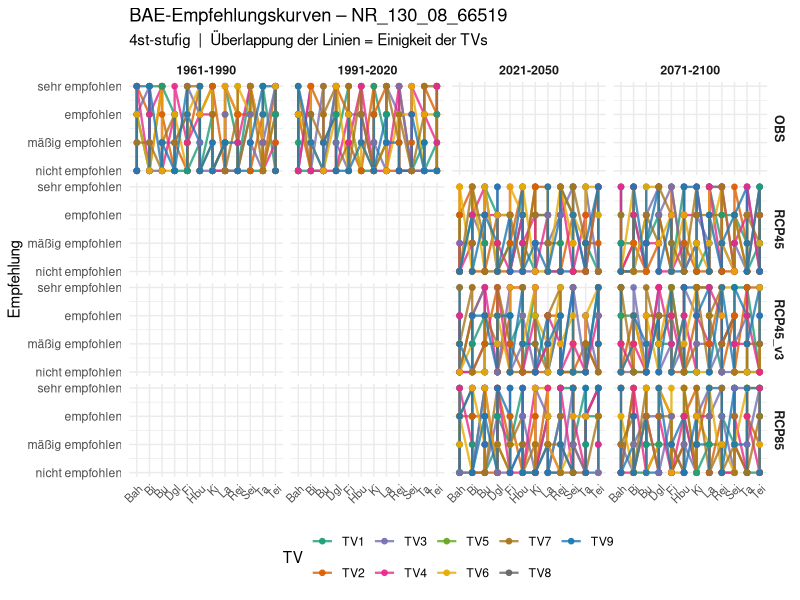
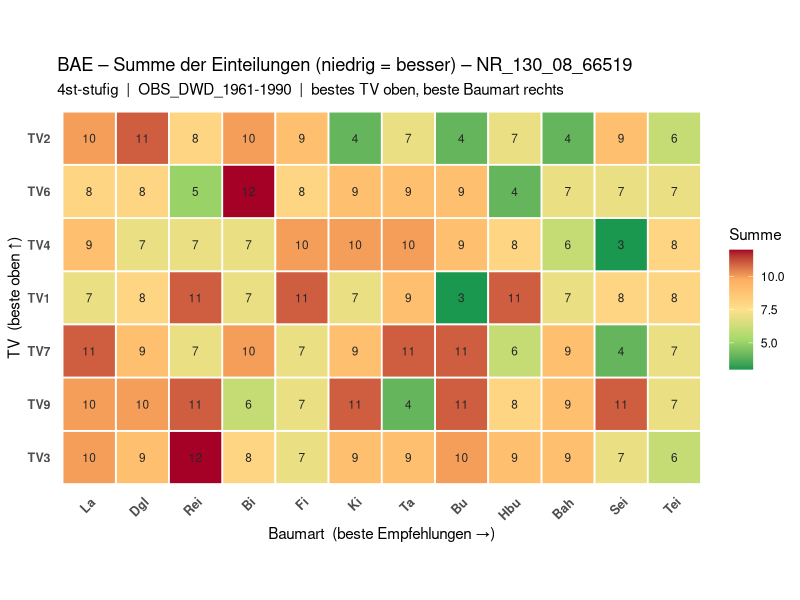
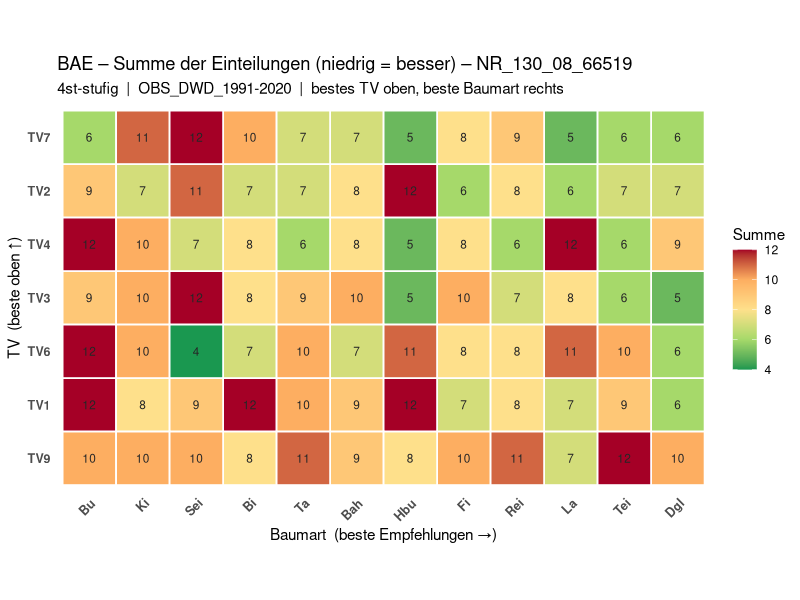
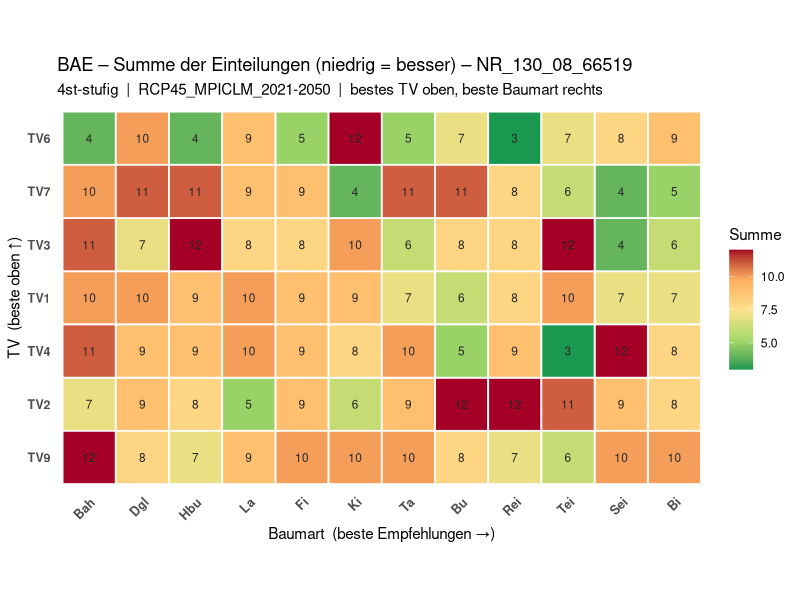
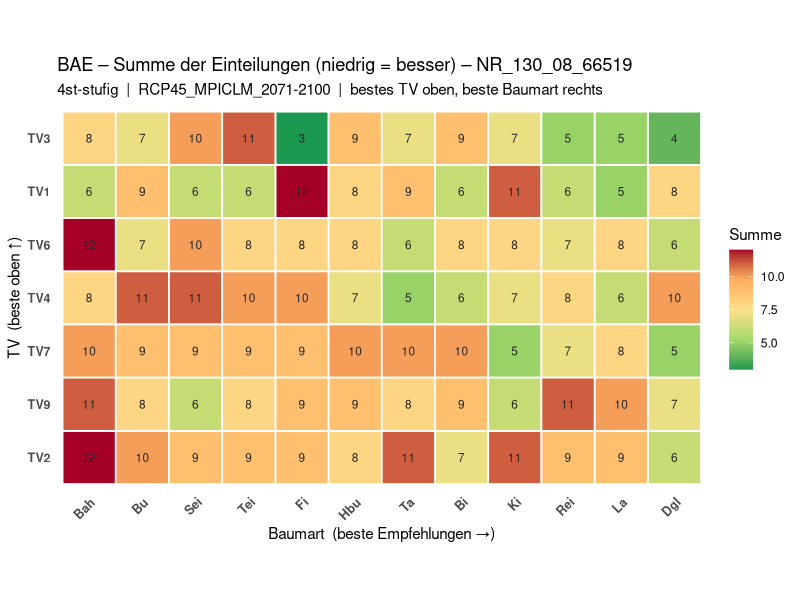
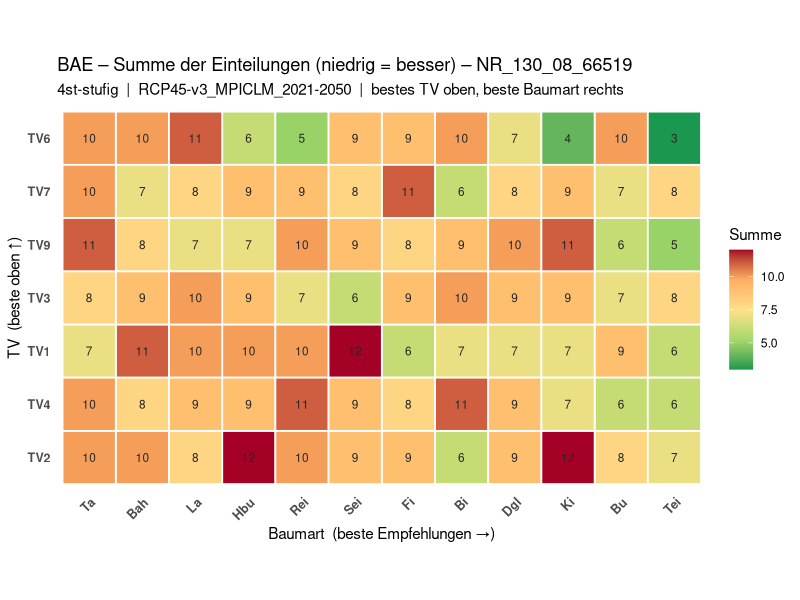
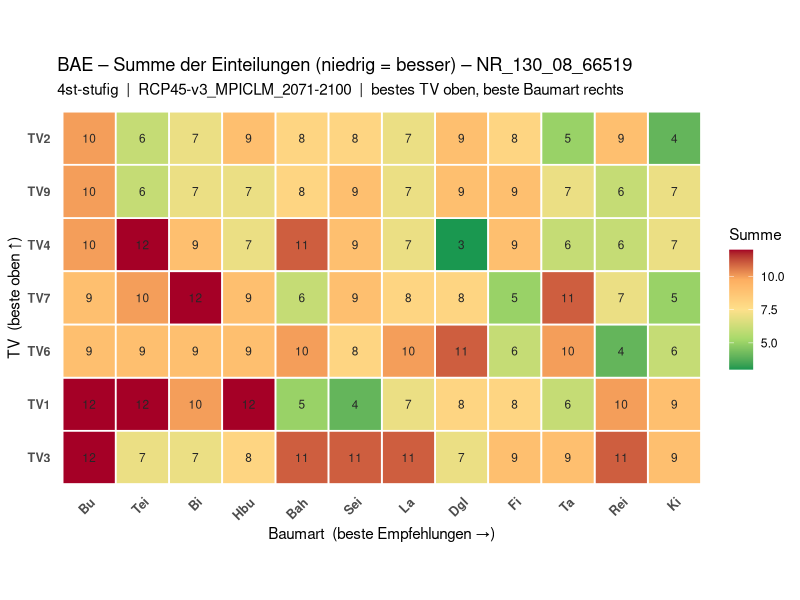
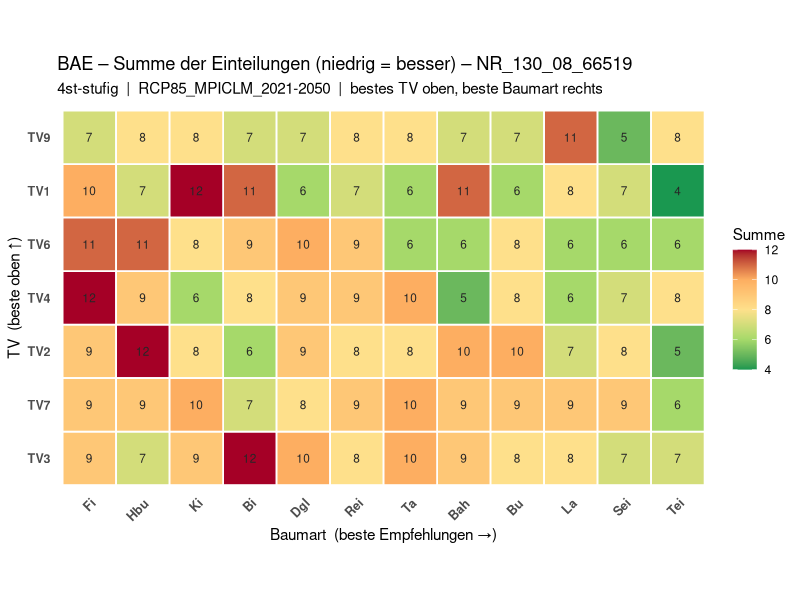

R code for these plots, in order:
# ============================================================================
# bae_auswertung_grafiken_beispiel.R
# ----------------------------------------------------------------------------
# FLACHER SCHRITT-FÜR-SCHRITT-DURCHLAUF für EINE Beispiel-Datei / MASTER_ID.
#
# Kein Funktions-Wrapper: jeden Block der Reihe nach markieren und ausführen,
# dann das Zwischenergebnis ansehen (z. B. head(d), View(d), table(...)).
# Dieses Skript zeigt GENAU dasselbe, was die Funktionen in
# bae_auswertung_grafiken_standalone.R intern tun – nur offen hingeschrieben.
#
# Erzeugt:
#   Skizze 1  – Empfehlungs-Kurven je TV (pro Szenario × Zeitraum)
#   Skizze 2  – Score-Matrix, unaggregiert je Klimalauf (sortiert + gewichtet)
# ============================================================================

library(dplyr)
library(tidyr)
library(ggplot2)
library(stringr)


# ============================================================================
# 0.  PARAMETER  – hier anpassen
# ============================================================================
datei          <- "meine_bae_daten.csv"   # <- deine CSV-Datei
master_id      <- "NR_130_08_66519"        # <- ein Beispiel-Standort
stufe          <- "4st"                    # "3st" | "4st" | "5st"
rcp_zukunft_ab <- 2021                     # RCP: nur Zeiträume ab diesem Jahr


# ============================================================================
# 1.  DATEN LADEN
# ============================================================================
# --- Variante A: echte Datei -----------------------------------------------
# data <- data.table::fread(datei)

# --- Variante B: Demo-Daten zum Ausprobieren (löschen, sobald echte Datei da)
set.seed(1)
data <- expand.grid(
  Baumart   = c("Bah","Bi","Bu","Dgl","Fi","Hbu","Ki","La","Rei","Sei","Ta","Tei"),
  TV        = 1:9,
  # mehrere Einträge je Zelle wie in echt: verschiedene Hinweis-Varianten
  Hinweis   = c("KM","KHoriginal","KHformfitting"),
  Klimalauf = c("OBS_DWD_1961-1990","OBS_DWD_1991-2020",
                "RCP45_MPICLM_2021-2050","RCP45_MPICLM_2071-2100",
                "RCP45-v3_MPICLM_2021-2050","RCP45-v3_MPICLM_2071-2100",
                "RCP85_MPICLM_2021-2050","RCP85_MPICLM_2071-2100"),
  stringsAsFactors = FALSE
)
data$MASTER_ID <- master_id
data$BAE_5ST <- as.character(sample(1:5, nrow(data), replace = TRUE))
data$BAE_5ST[data$TV %in% c(5, 8)] <- "Keine Datengrundlage"   # wie im Bild
data$BAE_5ST[sample(nrow(data), 20)] <- "pBv"
.num <- suppressWarnings(as.integer(data$BAE_5ST))
data$BAE_4ST <- ifelse(is.na(.num), data$BAE_5ST, as.character(pmin(.num, 4)))
data$BAE_3ST <- ifelse(is.na(.num), data$BAE_5ST, as.character(pmin(ceiling(.num/2), 3)))

# ansehen:
#   head(data)
#   str(data)
#   table(data$Klimalauf)
#   table(data$BAE_4ST)
#   # mehrere Zeilen je Zelle (wie in echt durch Hinweis-Varianten):
#   data %>% filter(Baumart=="Bah", TV==6, Klimalauf=="OBS_DWD_1961-1990")


# ============================================================================
# 2.  FARBEN + STUFEN-MAPPINGS  (identisch zur Heatmap)
# ============================================================================
# Kachelfarben der Empfehlungs-Kategorien
custom_palette <- c(
  "sehr empfohlen"        = "#1A9850",
  "empfohlen"             = "#A6D96A",
  "mäßig empfohlen"       = "#FEE08B",
  "wenig empfohlen"       = "#FDAE61",
  "nicht empfohlen"       = "#A50026",
  "pBv"                   = "#404040",
  "Keine Datengrundlage"  = "#B0B0B0"
)

# Code (in BAE_xST) -> Kategorie. Achtung: Code 1 = BESTE Bewertung.
maps <- list(
  "3st" = c("1" = "sehr empfohlen", "2" = "mäßig empfohlen", "3" = "nicht empfohlen"),
  "4st" = c("1" = "sehr empfohlen", "2" = "empfohlen", "3" = "mäßig empfohlen",
            "4" = "nicht empfohlen"),
  "5st" = c("1" = "sehr empfohlen", "2" = "empfohlen", "3" = "mäßig empfohlen",
            "4" = "wenig empfohlen", "5" = "nicht empfohlen")
)

# Kategorien von SCHLECHT (unten/1) nach GUT (oben/n). Position = Zahlenwert
# der Empfehlungsstufe UND Gewicht für den Score.
kat_order <- list(
  "3st" = c("nicht empfohlen", "mäßig empfohlen", "sehr empfohlen"),
  "4st" = c("nicht empfohlen", "mäßig empfohlen", "empfohlen", "sehr empfohlen"),
  "5st" = c("nicht empfohlen", "wenig empfohlen", "mäßig empfohlen",
            "empfohlen", "sehr empfohlen")
)

# welche Spalte gehört zur gewählten Stufe?
bae_col <- c("3st" = "BAE_3ST", "4st" = "BAE_4ST", "5st" = "BAE_5ST")[[stufe]]

mapping <- maps[[stufe]]        # Code -> Kategorie für die gewählte Stufe
ordn    <- kat_order[[stufe]]   # Kategorie-Reihenfolge für die gewählte Stufe

# ansehen:
#   bae_col ; mapping ; ordn


# ============================================================================
# 3.  AUF MASTER_ID FILTERN
# ============================================================================
d <- data %>% filter(as.character(MASTER_ID) == master_id)

# ansehen:  nrow(d) ; head(d)


# ============================================================================
# 4.  KLIMALAUF ZERLEGEN  (Szenario / Modell / Zeitraum / Variante)
# ============================================================================
# Beispiel "RCP45-v3_MPICLM_2021-2050":
#   Zeitraum = "2021-2050", Variante = "v3", Szenario = "RCP45",
#   Modell = "MPICLM", Szen_label = "RCP45_v3"
d <- d %>%
  mutate(
    Klimalauf  = as.character(Klimalauf),
    Zeitraum   = str_extract(Klimalauf, "\\d{4}-\\d{4}"),
    Variante   = tolower(str_extract(Klimalauf, "[vV][0-9]+")),
    Szenario   = str_remove(str_extract(Klimalauf, "^[^_]+"), "[-_]?[vV][0-9]+$"),
    Modell     = str_remove(str_remove(Klimalauf, "^[^_]+_"), "_?\\d{4}-\\d{4}.*$"),
    Szen_label = ifelse(is.na(Variante), Szenario, paste0(Szenario, "_", Variante)),
    Startjahr  = suppressWarnings(as.integer(str_sub(Zeitraum, 1, 4)))
  )

# ansehen:
#   d %>% distinct(Klimalauf, Szenario, Modell, Zeitraum, Variante, Szen_label)


# ============================================================================
# 5.  RCP NUR ZUKUNFT (OBS bleibt komplett)
# ============================================================================
d <- d %>%
  filter(!grepl("^RCP", Szenario, ignore.case = TRUE) | Startjahr >= rcp_zukunft_ab)

# ansehen:  table(d$Szen_label, d$Zeitraum)


# ============================================================================
# 6.  FAKTOREN ORDNEN  (feste Reihenfolge der Achsen)
# ============================================================================
d <- d %>%
  mutate(
    Szen_label = factor(Szen_label, levels = sort(unique(Szen_label))),
    Zeitraum   = factor(Zeitraum,   levels = sort(unique(Zeitraum))),
    TV         = factor(paste0("TV", TV), levels = sort(unique(paste0("TV", TV)))),
    Baumart    = factor(Baumart,    levels = sort(unique(as.character(Baumart)))),
    ist_rcp    = grepl("^RCP", Szenario, ignore.case = TRUE)
  )


# ============================================================================
# 7.  WERT (Einteilung als Skala) + KATEGORIE/STUFE FÜR DIE GEWÄHLTE STUFIGKEIT
# ============================================================================
# Wert       = die Einteilung DIREKT wie in BAE_xST: 1 = beste Empfehlung …
#              n = schlechteste. pBv / leer -> NA.  -> für Skizze 2 (Summe)
# code       -> Kategorie (Text)                    -> nur für die Kurven-Farben
# Kategorie  -> Stufe (Zahl, INVERTIERT): match() gibt Position in `ordn`,
#              nicht empfohlen = 1 … sehr empfohlen = n. Das ist NUR für die
#              Kurven (Skizze 1), damit "sehr empfohlen" oben liegt.
d <- d %>%
  mutate(
    code      = as.character(.data[[bae_col]]),
    Wert      = suppressWarnings(as.integer(code)),   # 1 = best … n = schlecht
    Kategorie = case_when(
      code %in% names(mapping) ~ unname(mapping[code]),
      code == "pBv"            ~ "pBv",
      TRUE                     ~ "Keine Datengrundlage"),
    Stufe     = match(Kategorie, ordn)
  )

# ansehen:
#   d %>% count(code, Wert, Kategorie, Stufe)   # Code -> Wert/Text/Stufe
#   table(d$Kategorie, useNA = "ifany")


# ============================================================================
# 8.  SKIZZE 1  – EMPFEHLUNGS-KURVEN je TV
# ============================================================================
# Idee: pro Panel (Szenario × Zeitraum) für jede TV eine Linie über die
# Baumarten. y = Stufe (unten "nicht empfohlen", oben "sehr empfohlen").
# Wo sich die Kurven decken, sind sich die TVs einig.

# Farben für die TV-Linien
tv_levels <- levels(droplevels(d$TV))
tv_farben <- setNames(
  c("#1B9E77","#D95F02","#7570B3","#E7298A","#66A61E","#E6AB02",
    "#A6761D","#666666","#1F78B4","#B2182B","#33A02C","#6A3D9A")[seq_along(tv_levels)],
  tv_levels)

# EIN durchgehender ggplot-Aufruf – jede Ebene eine Zeile:
p_kurven <-
  ggplot(d, aes(x = Baumart, y = Stufe, group = TV, colour = TV)) +
  geom_line(linewidth = 0.8, alpha = 0.8, na.rm = TRUE) +
  geom_point(size = 1.6, alpha = 0.9, na.rm = TRUE) +
  facet_grid(Szen_label ~ Zeitraum) +
  scale_y_continuous(breaks = seq_along(ordn), labels = ordn, limits = c(1, length(ordn))) +
  scale_colour_manual(values = tv_farben) +
  labs(title = paste0("BAE-Empfehlungskurven – ", master_id),
       subtitle = paste0(stufe, "-stufig  |  Überlappung der Linien = Einigkeit der TVs"),
       x = NULL, y = "Empfehlung", colour = "TV") +
  theme_minimal(base_size = 11) +
  theme(axis.text.x = element_text(angle = 45, hjust = 1, size = 8),
        strip.text  = element_text(face = "bold", size = 9),
        legend.position = "bottom",
        plot.background = element_rect(fill = "white", color = NA))

p_kurven                                   # im Plot-Fenster ansehen
# ggsave("Kurven_beispiel.png", p_kurven, width = 34, height = 22, units = "cm", dpi = 150)


# ============================================================================
# 9.  SKIZZE 2  – SUMME DER EINTEILUNGEN, UNAGGREGIERT JE KLIMALAUF
# ============================================================================
# Genau wie die Heatmap: NICHT über Klimaläufe aggregieren, sondern je Klimalauf
# eine eigene Matrix. Die Einteilung (Wert, wie in BAE_xST: 1 = beste … n =
# schlechteste) wird je Zelle (TV × Baumart) über ALLE Einträge aufsummiert –
# inkl. der mehreren Hinweis-Varianten (KM, KHoriginal, …). pBv/leer (Wert = NA)
# zählen nicht mit.  ==>  NIEDRIGE Summe = besser.
# Sortierung je Klimalauf: kleinste Zeilensumme (bestes TV) oben, kleinste
# Spaltensumme (beste Baumart) rechts. Farbe: grün (niedrig) -> rot (hoch).

summe_gradient <- c("#1A9850", "#A6D96A", "#FEE08B", "#FDAE61", "#A50026")

# ansehen: welche Klimaläufe gibt es?  ->  sort(unique(as.character(d$Klimalauf)))
# Zum Durchklicken EINEN Klimalauf setzen und die Zeilen im Rumpf einzeln laufen
# lassen, z. B.:  kl <- "RCP85_MPICLM_2071-2100"
for (kl in sort(unique(as.character(d$Klimalauf)))) {

  # 9a. nur dieser Klimalauf; Summe der Einteilungen je Zelle (mehrere Einträge!)
  agg <- d %>%
    filter(Klimalauf == kl, !is.na(Wert)) %>%
    group_by(TV, Baumart) %>%
    summarise(Summe = sum(Wert), N = n(), .groups = "drop") %>%
    droplevels()
  # ansehen:  agg   (Summe der Einteilungen je TV × Baumart; N = Anzahl Einträge)

  # 9b. Sortier-Reihenfolge: ABSTEIGEND -> kleinste (beste) Summe als letzter
  #     Faktor-Level, damit bei y = oben und bei x = rechts.
  tv_rang <- agg %>% group_by(TV)      %>% summarise(s = sum(Summe)) %>% arrange(desc(s))
  ba_rang <- agg %>% group_by(Baumart) %>% summarise(s = sum(Summe)) %>% arrange(desc(s))
  # ansehen:  tv_rang ; ba_rang    (unten = größte/schlechteste Summe)

  # 9c. Faktoren in dieser Reihenfolge setzen
  agg <- agg %>%
    mutate(TV      = factor(as.character(TV),      levels = as.character(tv_rang$TV)),
           Baumart = factor(as.character(Baumart), levels = as.character(ba_rang$Baumart)))

  # 9d. EIN durchgehender ggplot-Aufruf
  p_matrix <-
    ggplot(agg, aes(x = Baumart, y = TV, fill = Summe)) +
    geom_tile(color = "white", linewidth = 0.6) +
    geom_text(aes(label = Summe), size = 3, colour = "grey15") +
    scale_fill_gradientn(colours = summe_gradient) +
    coord_equal() +
    labs(title = paste0("BAE – Summe der Einteilungen (niedrig = besser) – ", master_id),
         subtitle = paste0(stufe, "-stufig  |  ", kl,
                           "  |  bestes TV oben, beste Baumart rechts"),
         x = "Baumart  (beste Empfehlungen →)",
         y = "TV  (beste oben ↑)", fill = "Summe") +
    theme_minimal(base_size = 11) +
    theme(axis.text.x = element_text(angle = 45, hjust = 1, face = "bold", size = 9),
          axis.text.y = element_text(face = "bold", size = 9),
          panel.grid  = element_blank(),
          plot.background = element_rect(fill = "white", color = NA))

  print(p_matrix)                          # im Plot-Fenster ansehen
  # ggsave(paste0("SummenMatrix_", gsub("[^A-Za-z0-9]+","-",kl), "_beispiel.png"),
  #        p_matrix, width = 22, height = 16, units = "cm", dpi = 150)
}
